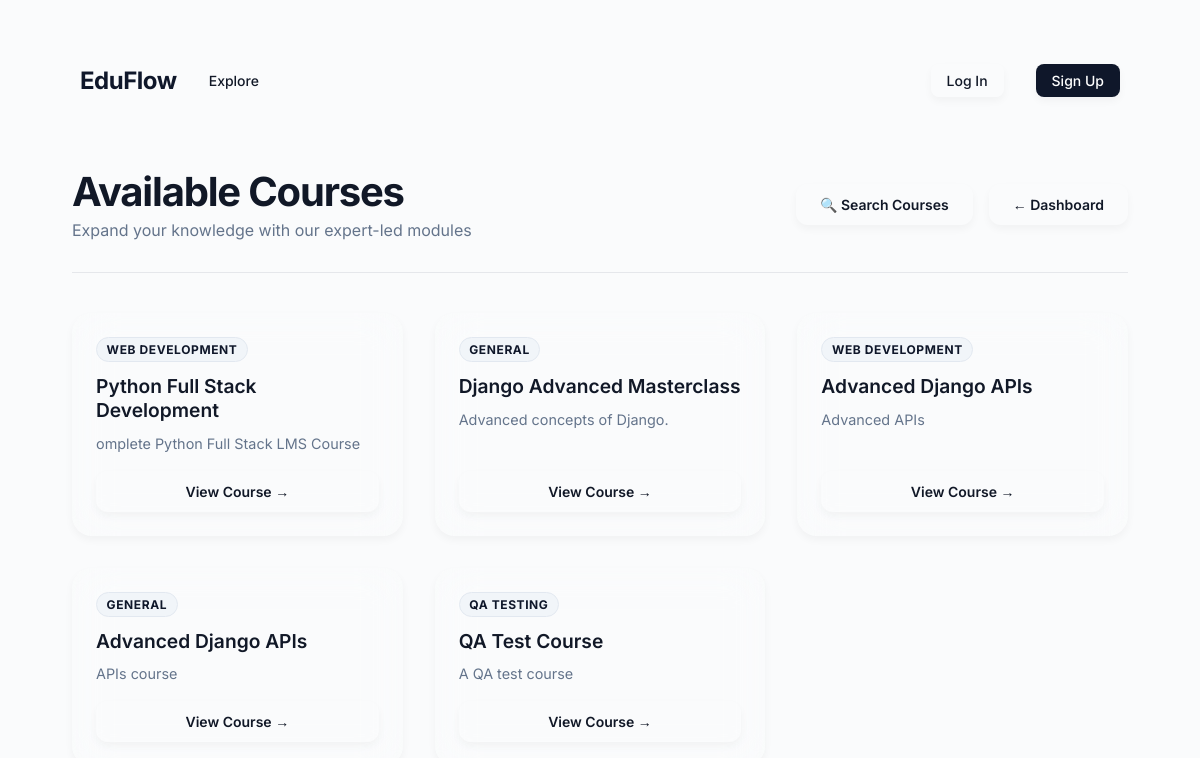
Page /courses/ on the committed database.
### courses/models.py (models this page shows, shortened)
class Course(models.Model):
    category = models.ForeignKey(
        Category,
        on_delete=models.SET_NULL,
        null=True,
        blank=True,
        related_name="courses"
    )
    tags = models.ManyToManyField(
        Tag,
        blank=True,
        related_name="courses"
    )
    skills = models.ManyToManyField(
        'paths.Skill',
        blank=True,
        related_name='courses'
    )
    cover_image = models.ImageField(upload_to="course_covers/", null=True, blank=True, validators=[validate_image_upload])
    level = models.CharField(max_length=20, choices=[('BEGINNER', 'Beginner'), ('INTERMEDIATE', 'Intermediate'), ('ADVANCED', 'Advanced')], default="BEGINNER")
    title = models.CharField(max_length=200)
    description = models.TextField()
    thumbnail = models.ImageField(
        upload_to="course_thumbnails/",
        blank=True,
        null=True,
        validators=[
            FileValidator(
                allowed_extensions=['.png', '.jpg', '.jpeg', '.webp'],
                allowed_mimetypes=['image/png', 'image/jpeg', 'image/webp'],
                max_size=2 * 1024 * 1024
            )
        ]
    )
    created_at = models.DateTimeField(
        auto_now_add=True
    )
    updated_at = models.DateTimeField(
        auto_now=True
    )
    is_featured = models.BooleanField(
        default=False
    )

class Category(models.Model):
    name = models.CharField(max_length=100, unique=True)

### courses/views.py (the view)
# urls.py: path("", course_list, name="course_list"),
def course_list(request):
    courses = Course.objects.select_related("category").prefetch_related("tags").all()
    popular_courses = get_popular_courses()
    return render(
        request,
        "courses/course_list.html",
        {
            "courses": courses,
            "popular_courses": popular_courses,
        }
    )

### templates/courses/course_list.html (shortened to what this page needs)
{% extends "base.html" %}
{% load static %}
{% block body_class %}page-standard{% endblock %}
{% block content %}
<div class="page-wrapper" style="padding: 3rem 2rem;">
    <div class="page-header">
        <div class="page-header__left">
            <h1 class="page-title heading-gradient">Available Courses</h1>
            <p class="text-muted">Expand your knowledge with our expert-led modules</p>
        </div>
        <div class="page-header__right">
            <a href="{% url 'search_courses' %}" class="btn btn-secondary" id="btn-search">🔍 Search Courses</a>
            <a href="{% url 'dashboard' %}" class="btn btn-secondary" id="btn-home">&larr; Dashboard</a>
        </div>
    </div>
    {% if courses %}
    <div style="display: grid; grid-template-columns: repeat(auto-fill, minmax(300px, 1fr)); gap: 2rem;">
        {% for course in courses %}
        <article class="card card--hover animate-fade-in-up" style="display: flex; flex-direction: column; gap: 1rem;" aria-label="{{ course.title }}">
            <div>
                <span class="badge badge-navy" style="margin-bottom: 0.75rem;">
                    {{ course.category.name|default:"General"|upper }}
                </span>
                <h2 style="font-size: 1.2rem; font-weight: 600; margin-bottom: 0.6rem;">
                    <a href="{% url 'course_detail' course.id %}" style="color: var(--text-primary); text-decoration: none; transition: color 0.2s;"
                       onmouseover="this.style.color='var(--accent-secondary)'" onmouseout="this.style.color='var(--text-primary)'">
                        {{ course.title }}
                    </a>
                </h2>
                <p class="text-muted" style="font-size: 0.9rem; line-height: 1.6; display: -webkit-box; -webkit-line-clamp: 4; -webkit-box-orient: vertical; overflow: hidden;">
                    {{ course.description }}
                </p>
            </div>
            <a href="{% url 'course_detail' course.id %}"
               class="btn btn-secondary"
               id="view-course-{{ course.id }}"
               style="margin-top: auto;">
                View Course &rarr;
            </a>
        </article>
        {% endfor %}
    </div>
    {% endif %}
</div>
{% endblock %}

### static/css/main.css (style rules this page uses)
:root { --bg-gradient: #FAFBFC; --bg-gradient-auth: #FAFBFC; --card-bg: #FFFFFF; --card-bg-auth: #FFFFFF; --card-border: #E5E7EB; --accent-primary: #0F172A; --accent-secondary: #2563EB; --accent-cyan: #06B6D4; --accent-green: #10B981; --accent-red: #EF4444; --accent-amber: #F59E0B; --accent-gold: #D4AF37; --text-primary: #111827; --text-muted: #64748B; --text-subtle: #94A3B8; --input-bg: #FFFFFF; --input-border: #E5E7EB; --input-focus: #2563EB; --success: #10B981; --danger: #EF4444; --warning: #F59E0B; --info: #06B6D4; --shadow-sm: 0 4px 8px rgba(0,0,0,.04); --shadow-md: 0 12px 24px rgba(15,23,42,.08); --shadow-lg: 0 24px 48px rgba(15,23,42,.12); --radius-sm: 8px; --radius-md: 12px; --radius-lg: 20px; --radius-xl: 28px; --radius-full: 9999px; }
*, *::before, *::after { box-sizing: border-box; margin: 0; padding: 0; }
html { scroll-behavior: smooth; }
body { font-family: 'Inter', sans-serif; background: var(--bg-gradient); color: var(--text-primary); min-height: 100vh; position: relative; overflow-x: hidden; }
.page-standard { padding: 2.5rem; }
.page-wrapper { position: relative; z-index: 1; max-width: 1200px; margin: 0 auto; }
h1.page-title { font-size: clamp(1.75rem, 4vw, 2.5rem); font-weight: 700; letter-spacing: -0.03em; line-height: 1.2; }
.text-muted { color: var(--text-muted); }
.btn { display: inline-flex; align-items: center; justify-content: center; gap: 0.4rem; padding: 0.75rem 1.5rem; border-radius: 12px; font-family: inherit; font-size: 0.925rem; font-weight: 600; text-decoration: none; cursor: pointer; border: none; transition: all 0.3s cubic-bezier(0.16, 1, 0.3, 1); white-space: nowrap; }
.btn-secondary { background: #FFFFFF; border: 1px solid var(--border); color: var(--accent-primary); box-shadow: var(--shadow-sm); }
.page-header { display: flex; justify-content: space-between; align-items: center; padding-bottom: 2rem; border-bottom: 1px solid var(--input-border); margin-bottom: 2.5rem; flex-wrap: wrap; gap: 1.25rem; }
.page-header__left { display: flex; flex-direction: column; gap: 0.25rem; }
.page-header__right { display: flex; gap: 1rem; align-items: center; flex-wrap: wrap; }
.badge { display: inline-flex; align-items: center; padding: 0.3rem 0.75rem; border-radius: 8px; font-size: 0.75rem; font-weight: 600; text-transform: uppercase; letter-spacing: 0.04em; }
.badge-navy { background: rgba(15, 23, 42, 0.08); border: 1px solid rgba(15, 23, 42, 0.2); color: #0F172A; }
.animate-fade-in-up { animation: fadeInUp 0.6s cubic-bezier(0.16,1,0.3,1); }

### static/css/components.css (style rules this page uses)
.btn { display: inline-flex; align-items: center; justify-content: center; gap: 0.5rem; padding: 0.75rem 1.5rem; border-radius: var(--radius-md); font-family: 'Inter', sans-serif; font-size: 14px; font-weight: 600; text-decoration: none; cursor: pointer; border: none; transition: all 0.2s cubic-bezier(0.16, 1, 0.3, 1); white-space: nowrap; }
.btn-secondary { background: var(--surface); border: 1px solid var(--border); color: var(--text-primary); box-shadow: var(--shadow-sm); }
.card { background: var(--surface); border: 1px solid var(--border); border-radius: var(--radius-lg); padding: 1.5rem; box-shadow: var(--shadow-sm); transition: all 0.25s ease; }
.badge { display: inline-flex; align-items: center; gap: 0.35rem; padding: 0.25rem 0.6rem; border-radius: var(--radius-full); font-size: 12px; font-weight: 700; text-transform: uppercase; letter-spacing: 0.05em; }
.badge-navy { background: #F1F5F9; color: var(--accent-primary); border: 1px solid #E2E8F0; }

### rows in the picture
Course: category.name "WEB DEVELOPMENT", title "Python Full Stack Development", description "omplete Python Full Stack LMS Course"
Course: category.name "GENERAL", title "Django Advanced Masterclass", description "Advanced concepts of Django."
Course: category.name "WEB DEVELOPMENT", title "Advanced Django APIs", description "Advanced APIs"
Course: category.name "GENERAL", title "Advanced Django APIs", description "APIs course"
Course: category.name "QA TESTING", title "QA Test Course", description "A QA test course"
